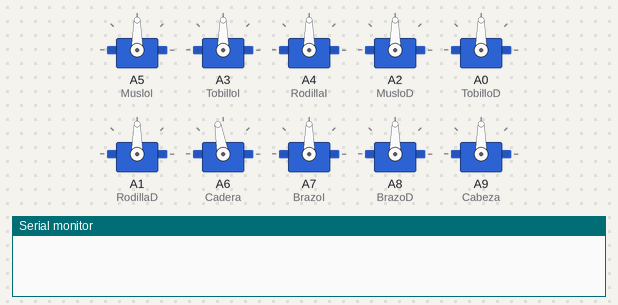
The sketch below on a simulated Arduino Mega 2560, built with avr-gcc and run on an emulated ATmega2560. On the bench: 10 × servo, the last lines printed to the serial monitor.

Above: at 0.05 s.
At 7.45 s:
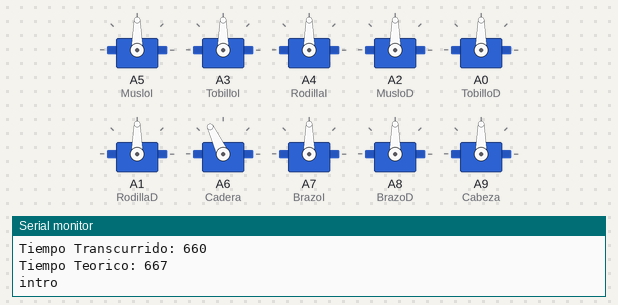
At 11.65 s:
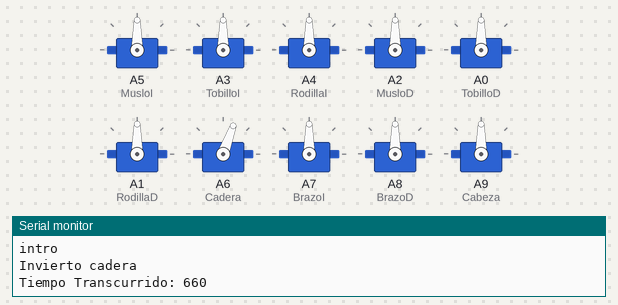
At 15.75 s:
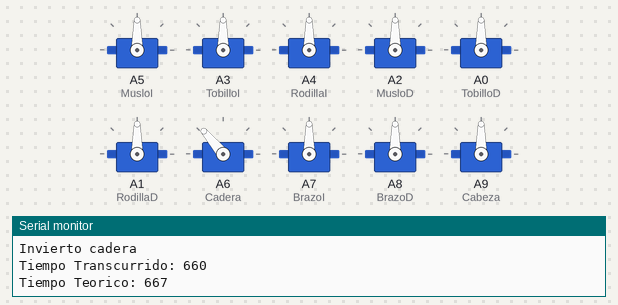
At 23.65 s:
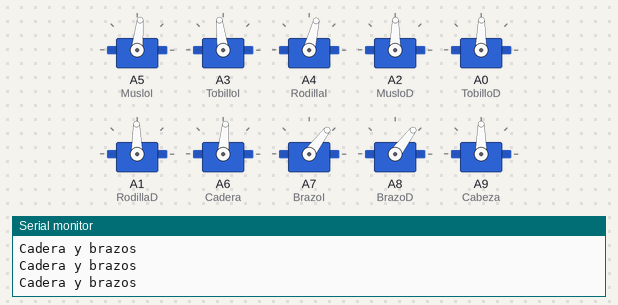
At 31.45 s:
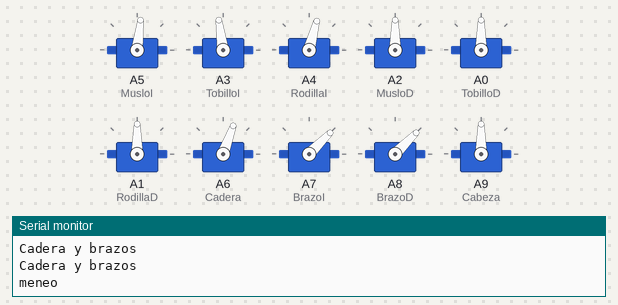
Timing chart, 0 to 36.3 s (numbered marks = the images above):
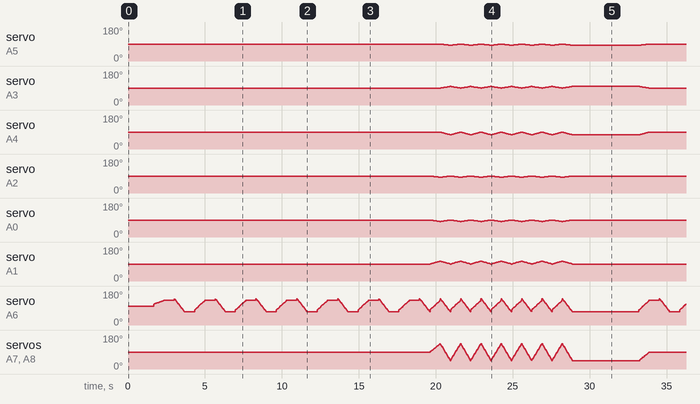

The sketch:

TestBaile.ino
```cpp
#include <Servo.h>

//const int L1 = 150; // Distancia en mm desde el eje Muslo al eje Rodilla
//const int L2 = 145; // Distancia en mm desde el eje Rodilla al eje Tobillo
//const int L3 = 31; // Distancia en mm desde el eje Tobillo al suelo (referencia)
const char DANCE_MOVE_DURA = 'D';

Servo MusloI;
Servo RodillaI;
Servo TobilloI;
Servo MusloD;
Servo RodillaD;
Servo TobilloD;
Servo Cadera;
Servo BrazoI;
Servo BrazoD;
Servo Cabeza;

/* Pierna izquierda > 90 ------   Adelante    /
                                             _|

   Pierna derecha > 90 --------   Atras      \
                                             _|
                                             */
//int i=0;

//char Inicio='Izquierda';
//int pasos =5;


// Prototipos: definir las funciones arriba para avisar que existen mas abajo

//void PiernaD (int M, int R, int T);

void setup()
{
  Serial.begin(9600);
  // Asigno cada servo a una salida "analogica"
  MusloI.attach(A5);
  TobilloI.attach(A3);
  RodillaI.attach(A4);
  MusloD.attach(A2);
  TobilloD.attach(A0);
  RodillaD.attach(A1);
  Cadera.attach(A6); // Digital 4
  BrazoI.attach(A7); // Digital 6
  BrazoD.attach(A8); // Digital 8
  Cabeza.attach(A9); // Digital 9

  // set servo to mid-point
  PiernaI(0,0,0);
  PiernaD(0,0,0);
  Torso(0, 0,0);
  Cabeza.write(90);

}

void loop() {
//  delay(500);
//  BrazoD.write(90-45);
//  BrazoI.write(90+45);
  delay(1000);
  //espera 1 segundo desde que se conecta
  //Walking(/*'Izquierda',*/ 5);
  Dance(DANCE_MOVE_DURA);
  delay(2000);
}

void Dance(char DanceMove){
  int A=millis();

  Serial.println("sin switch");

  switch (DanceMove){
    case DANCE_MOVE_DURA:
    {
    int DireccionCadera=1;
    float BPM = 90; //beats por minuto del ritmo que se baila
    int dt = round((60.0/BPM)*1000); //Variable de tiempo para marcar el ritmo
    Serial.println("Dura");
    Serial.println("9");
      for (int i=1; i<3; i++){ //Intro
        for (int j=1; j<15; j++){
          if (i==1){
            DireccionCadera = DireccionCadera*(-1);
            //Cadera.write(110+DireccionCadera*30);
            delay(dt);
            Serial.println("intro");
            A= millis();
            MegaSweep(0, 0, 0, 0, 0, 0, DireccionCadera*30, 0, 0, 0, dt);
            A= millis()-A;
            Serial.println("Invierto cadera");
            Serial.print("Tiempo Transcurrido: ");
            Serial.println(A);
            Serial.print("Tiempo Teorico: ");
            Serial.println(dt);

          }
          else {
            DireccionCadera = DireccionCadera*(-1);
            Serial.println("Cadera y brazos");
            if (DireccionCadera>0){
              MegaSweep(0, 0, 0, 7, -15, 8, DireccionCadera*30, DireccionCadera*45, -DireccionCadera*45, 0, dt);
             }
            else{MegaSweep(7, -15, 8, 0, 0, 0, DireccionCadera*30, DireccionCadera*45, -DireccionCadera*45, 0, dt);}

          }
       }
     }
            delay(dt);
            Serial.println("meneo");
     break;
    }
     default:
     Serial.println("no entro en dura");
  }
}

void Walking(/*char Inicio,*/ int pasos){
//  int tmov; //calculo tiempo de los movimientos
  int cont = 0;
  int paso_actual;
  const int dt = 5000;

  Servo Muslo1;
  Servo Rodilla1;
  Servo Tobillo1;
  Servo Muslo2;
  Servo Rodilla2;
  Servo Tobillo2;
  int pie_delantero;

//  if (Inicio == 'Izquierda'){
//    Muslo1 = MusloI;
//    Rodilla1 = RodillaI;
//    Tobillo1 = TobilloI;
//    Muslo2 = MusloD;
//    Rodill-a2 = RodillaD;
//    Tobillo2 = TobilloD;
//  }else if(Inicio == 'Derecha'){
//    Muslo1 = MusloD;
//    Rodilla1 = RodillaD;
//    Tobillo1 = TobilloD;
//    Muslo2 = MusloI;
//    Rodilla2 = RodillaI;
//    Tobillo2 = TobilloI;
//  };
  if (pasos>0){
    if (pasos == 1){pasos = 2;};
    // Primer paso
    Cadera.write(30);
    PiernaI(60, 60, -30);
    delay (dt);
    Cadera.write(90);
    PiernaD( -20, 10, 30);
    PiernaI(60, 60, 30);
    pie_delantero = 1;
    delay (dt);

    //pasos continuos
    while (cont < pasos-2){
      if (pie_delantero == 1){
        Cadera.write(120);
        PiernaD(-30, 10, -30);
        PiernaI(40, 30, 0);
        delay (dt);
        Cadera.write(150);
        PiernaI(20, 00, 0);
        PiernaD(50, 60, 0);
        delay (dt);
        Cadera.write(90);
        PiernaI( -20, 10, 30);
        PiernaD(60, 60, 30);
        pie_delantero = 2;
        delay (dt);
        cont++;
      }
      else{
        Cadera.write(60);
        PiernaI(-30, 10, -30);
        PiernaD(40, 30, 0);
        delay (dt);
        Cadera.write(30);
        PiernaD(20, 00, 0);
        PiernaI(50, 60, 0);
        delay (dt);
        Cadera.write(90);
        PiernaD( -20, 10, 30);
        PiernaI(60, 60, 30);
        pie_delantero = 1;
        delay (dt);
        cont++;
      }

      //detencion
      if (pie_delantero == 1){
        Cadera.write(120);
        PiernaD(-30, 10, -30);
        PiernaI(40, 30, 0);
        delay (dt);
        Cadera.write(150);
        PiernaI(10, 00, 0);
        PiernaD(20, 50,30);
        delay (dt);
        Cadera.write(90);
        PiernaD( 0, 0, 0);
        PiernaI(00, 00, 00);
        pie_delantero = 2;
        delay (dt);
      }
      else{
        Cadera.write(30);
        PiernaI(-30, 10, -30);
        PiernaD(40, 30, 0);
        delay (dt);
        Cadera.write(60);
        PiernaD(10, 00, 0);
        PiernaI(20, 50,30);
        delay (dt);
        Cadera.write(90);
        PiernaI( 0, 0, 0);
        PiernaD(00, 00, 00);
        pie_delantero = 2;
        delay (dt);
      }
   }
  }


}


// Funciones Auxiliares cosd y sind
float cosd(float angle){
  double coseno;
  const float pi=3.14159;

  angle = angle*pi/180;
  coseno = cos(angle);
  return (float)coseno;
}

float sind(float angle){
  double seno;
  const float pi=3.14159;

  angle = angle*pi/180;
  seno = sin(angle);
  return (float)seno;
}

//Funciones de Movimientos de Piernas
// Se definen como PiernaX([angulo del Muslo], [angulo de la Rodilla], [angulo del Tobillo])
// Los angulos van entre -90 y 90 ya que se miden desde el medio del recorrido del servo

void PiernaI (int M, int R, int T){
    // WARNING!!
    // cualquier cambio de seteo, cambiar tambien en PiernaIRead!!
    MusloI.write(90-M);
    RodillaI.write(90+R);
    TobilloI.write(90+T);

}
void PiernaIRead (int PrevioI[3]){
    PrevioI[0] = 90 - MusloI.read(); // porque esta cambiado el signo
    PrevioI[1] = RodillaI.read() - 90;
    PrevioI[2] = TobilloI.read() - 90;
}

void PiernaD (int M, int R, int T){

    MusloD.write(90-M);
    RodillaD.write(90-R);
    TobilloD.write(90-T);

}
void PiernaDRead (int PrevioD[3]){
    PrevioD[0] = 90 - MusloD.read(); // porque esta cambiado el signo
    PrevioD[1] = 90 - RodillaD.read();
    PrevioD[2] = 90 - TobilloD.read();
}

void Torso (int C, int BD, int BI){
  Cadera.write(100-C);
  BrazoD.write(90-BD);
  BrazoI.write(90+BI);
}

void TorsoRead (int PrevioT[3]){
    PrevioT[0] = 90 - Cadera.read(); // porque esta cambiado el signo
    PrevioT[1] = 90 - BrazoD.read();
    PrevioT[2] = BrazoI.read()-90;
}
//Prueba MegaSweep

void MegaSweep (int Md, int Rd, int Td, int Mi, int Ri, int Ti, int Hip, int Armd, int Armi, int Head, int Timelapse){// Barrido de motres: Muslo, Rodilla y Tobillo derecho, izquierdo, Cadera (hip)
  // Brazos (Arms) Derecho e izquierdo y cabeza
  // Angulos entre -90 y 90
  // TimeLapse: Tiempo en el cual se espera se realizen los movimientos en [ms]
  int ElTimerloco= micros();
  int Pasos= round(Timelapse/2.0) ;//Defino que cada paso es de 2.0 ms
  int PrevioPD[3];
  int TargetPD[3]={Md, Rd, Td};
  int ActualPD[3]={PrevioPD};
  int PrevioPI[3];
  int TargetPI[3]={Mi, Ri, Ti};
  int ActualPI[3]={PrevioPI};
  int PrevioTorso[3];
  int TargetTorso[3]={Hip, Armd, Armi};
  int ActualTorso[3];

  //Obtengo el valor de la posicion inicial del movimiento
  PiernaDRead(PrevioPD);
  PiernaIRead(PrevioPI);
  TorsoRead(PrevioTorso);

  for (int i=1; i<Pasos; i++){

    //Obtengo la nueva posicion acorde al progreso
    Actualizar (ActualPD, PrevioPD, TargetPD, i, Pasos);
    Actualizar (ActualPI, PrevioPI, TargetPI, i, Pasos);
    Actualizar (ActualTorso, PrevioTorso, TargetTorso, i, Pasos);

    //Mando la orden a los sevos
    PiernaD(ActualPD[0], ActualPD[1], ActualPD[2]);
    PiernaI(ActualPI[0], ActualPI[1], ActualPI[2]);
    Torso(ActualTorso[0],ActualTorso[1],ActualTorso[2]);
    delayMicroseconds(2000-(micros()-ElTimerloco)-20); //Delay acorde a Pasos
    ElTimerloco = micros();
  }
}


void Resta (int arr1[3],int arr2[3],int resultado[3]){ //Resta 2 Arrays componente a componente y lo devuelve en "resultado"
  for (int i=0; i<3; i++){
    resultado[i]=arr1[i]-arr2[i];
  }
}

void Actualizar (int Actual[3], int Previo[3], int Target[3], int TiempoActual, int TimeTotal){ //Actualiza la variable "Actual"
  int Diff[3];
  Resta(Target, Previo, Diff);
  for (int j=0; j<3; j++){
    Actual[j]= Previo[j] + round((float)TiempoActual*Diff[j]/TimeTotal);
  }
}
```

Measured:
- by itself, servo on A5 (MusloI), servo on A2 (MusloD): moves between 83° and 90°, repeating every 31.5 s
- by itself, servo on A3 (TobilloI): moves between 90° and 98°, repeating every 31.5 s
- by itself, servo on A4 (RodillaI): moves between 75° and 90°, repeating every 31.5 s
- by itself, servo on A0 (TobilloD): moves between 82° and 90°, repeating every 31.5 s
- by itself, servo on A1 (RodillaD): moves between 90° and 105°, repeating every 31.5 s
- by itself, servo on A7 (BrazoI), servo on A8 (BrazoD): moves between 45° and 135°, repeating every 31.5 s
